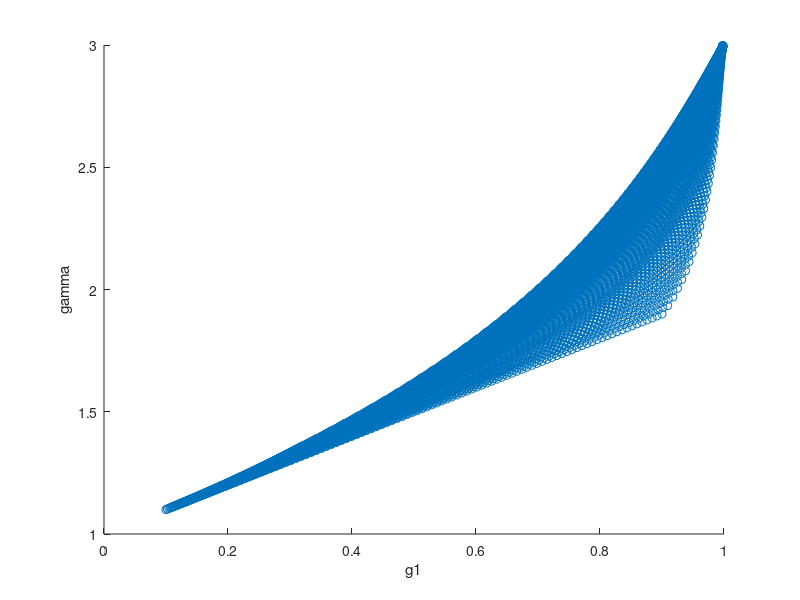

This chart was generated by the following MATLAB code: (Note: this script raises an error after producing the figure.)
close all; clear all; clc

angles = linspace(0,pi,20000);
u = cos(angles);

g1_goal = 0.93;
gamma_goal = 2.08;

gs = linspace(0.1,0.9);
as = linspace(.5,4);

allgs = zeros(1,length(gs)*length(as));
allas = zeros(1,length(gs)*length(as));
allg1s = zeros(1,length(gs)*length(as));
allgammas = zeros(1,length(gs)*length(as));

i = 1;

for g = gs
    for a = as

    K = 1/pi * a * g * (1-g^2)^(2*a)*((1 + g)^(2*a) - (1 - g)^(2*a))^(-1);

    pGK = K*(1 + g^2 - 2*g*u).^(-(a + 1));

    g1 = -2 * pi * trapz(u, u.*pGK);
    
    

    g2 = 2*pi*trapz(angles, pGK.*sin(angles).*(1/2 * (3*(cos(angles)).^2 - 1)));

    gamma = (1 - g2)/(1 - g1);
    
    allgs(i) = g;
    allas(i) = a;
    allg1s(i) = g1;
    allgammas(i) = gamma;
    
    i = i + 1;
    end
end

scatter(allg1s, allgammas)

xlabel('g1')
ylabel('gamma')
%%
F = scatteredInterpolant(allgammas',allg1s',allgs');
F2 = scatteredInterpolant(allgammas',allg1s',allas');
F(gamma_goal,g1_goal)
F2(gamma_goal,g1_goal)